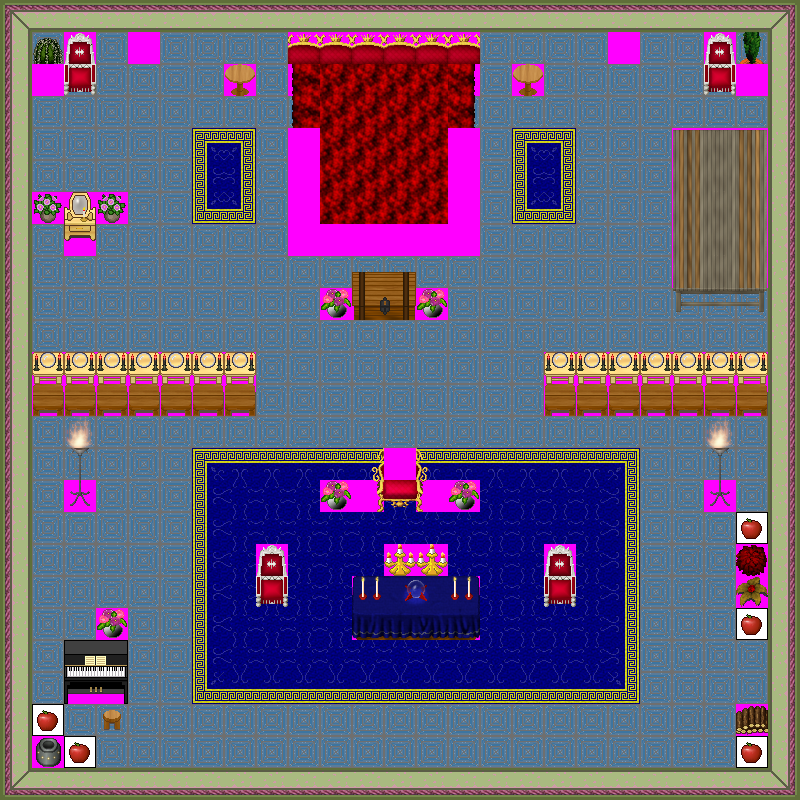

A 2D game scene composited from a Tiled map and its tileset images. What follows is a short description and the map's XML, with each tile layer's data collapsed to a summary:
An orthogonal 25x25 tile map with 32x32 px tiles, 6 tile layers (Ground, Objects, Above, Walkable, ...), 39 tilesets.

<map version="1.0" orientation="orthogonal" width="25" height="25" tilewidth="32" tileheight="32">
 <tileset firstgid="1" name="ground_indoor_tiles" tilewidth="32" tileheight="32">
  <image source="../drawable/ground_indoor_tiles.png" width="64" height="128" />
 </tileset>
 <tileset firstgid="9" name="furniture_carpet_carpets" tilewidth="32" tileheight="32">
  <image source="../drawable/furniture_carpet_carpets.png" width="128" height="64" />
 </tileset>
 <tileset firstgid="17" name="building_wall_int_green_purple" tilewidth="32" tileheight="32">
  <image source="../drawable/building_wall_int_green_purple.png" width="128" height="224" />
 </tileset>
 <tileset firstgid="45" name="plant_indoor_flowering_plant" tilewidth="32" tileheight="32">
  <image source="../drawable/plant_indoor_flowering_plant.png" width="64" height="32" />
 </tileset>
 <tileset firstgid="47" name="furniture_table_orb_table" tilewidth="32" tileheight="32">
  <image source="../drawable/furniture_table_orb_table.png" width="64" height="32" />
 </tileset>
 <tileset firstgid="49" name="item_pot_pot_grey" tilewidth="32" tileheight="32">
  <image source="../drawable/item_pot_pot_grey.png" width="32" height="32" />
 </tileset>
 <tileset firstgid="50" name="furniture_chair_throne_small" tilewidth="32" tileheight="32">
  <image source="../drawable/furniture_chair_throne_small.png" width="32" height="64" />
 </tileset>
 <tileset firstgid="52" name="furniture_other_drawer_with_mirror" tilewidth="32" tileheight="32">
  <image source="../drawable/furniture_other_drawer_with_mirror.png" width="32" height="64" />
 </tileset>
 <tileset firstgid="54" name="furniture_chair_wooden_pale" tilewidth="32" tileheight="32">
  <image source="../drawable/furniture_chair_wooden_pale.png" width="64" height="64" />
 </tileset>
 <tileset firstgid="58" name="furniture_light_iron_lamp" tilewidth="32" tileheight="32">
  <image source="../drawable/furniture_light_iron_lamp.png" width="32" height="96" />
 </tileset>
 <tileset firstgid="61" name="furniture_other_piano" tilewidth="32" tileheight="32">
  <image source="../drawable/furniture_other_piano.png" width="64" height="64" />
 </tileset>
 <tileset firstgid="65" name="plant_indoor_flower_vase" tilewidth="32" tileheight="32">
  <image source="../drawable/plant_indoor_flower_vase.png" width="96" height="32" />
 </tileset>
 <tileset firstgid="68" name="furniture_chair_stool" tilewidth="32" tileheight="32">
  <image source="../drawable/furniture_chair_stool.png" width="32" height="32" />
 </tileset>
 <tileset firstgid="69" name="furniture_table_wooden_pale" tilewidth="32" tileheight="32">
  <image source="../drawable/furniture_table_wooden_pale.png" width="32" height="32" />
 </tileset>
 <tileset firstgid="70" name="furniture_chair_throne" tilewidth="32" tileheight="32">
  <image source="../drawable/furniture_chair_throne.png" width="96" height="64" />
 </tileset>
 <tileset firstgid="76" name="ground_fire_fire" tilewidth="32" tileheight="32">
  <image source="../drawable/ground_fire_fire.png" width="96" height="288" />
 </tileset>
 <tileset firstgid="103" name="item_chest_large" tilewidth="32" tileheight="32">
  <image source="../drawable/item_chest_large.png" width="128" height="64" />
 </tileset>
 <tileset firstgid="111" name="furniture_table_fancy_blue_red" tilewidth="32" tileheight="32">
  <image source="../drawable/furniture_table_fancy_blue_red.png" width="128" height="96" />
 </tileset>
 <tileset firstgid="123" name="furniture_light_candelabra" tilewidth="32" tileheight="32">
  <image source="../drawable/furniture_light_candelabra.png" width="32" height="32" />
 </tileset>
 <tileset firstgid="124" name="furniture_table_grey_fancy" tilewidth="32" tileheight="32">
  <image source="../drawable/furniture_table_grey_fancy.png" width="96" height="96" />
 </tileset>
 <tileset firstgid="133" name="furniture_table_grey_plain" tilewidth="32" tileheight="32">
  <image source="../drawable/furniture_table_grey_plain.png" width="96" height="96" />
 </tileset>
 <tileset firstgid="142" name="furniture_kitchen_warmer" tilewidth="32" tileheight="32">
  <image source="../drawable/furniture_kitchen_warmer.png" width="32" height="64" />
 </tileset>
 <tileset firstgid="144" name="plant_indoor_pot_plant" tilewidth="32" tileheight="32">
  <image source="../drawable/plant_indoor_pot_plant.png" width="32" height="96" />
 </tileset>
 <tileset firstgid="147" name="plant_bush_various_small" tilewidth="32" tileheight="32">
  <image source="../drawable/plant_bush_various_small.png" width="96" height="96" />
 </tileset>
 <tileset firstgid="156" name="plant_cactus" tilewidth="32" tileheight="32">
  <image source="../drawable/plant_cactus.png" width="32" height="64" />
 </tileset>
 <tileset firstgid="158" name="building_window_painted" tilewidth="32" tileheight="32">
  <image source="../drawable/building_window_painted.png" width="32" height="32" />
 </tileset>
 <tileset firstgid="159" name="furniture_curtain_red_gold_gathered" tilewidth="32" tileheight="32">
  <image source="../drawable/furniture_curtain_red_gold_gathered.png" width="64" height="96" />
 </tileset>
 <tileset firstgid="165" name="furniture_picture_small" tilewidth="32" tileheight="32">
  <image source="../drawable/furniture_picture_small.png" width="96" height="32" />
 </tileset>
 <tileset firstgid="168" name="furniture_clock_wooden_clock" tilewidth="32" tileheight="32">
  <image source="../drawable/furniture_clock_wooden_clock.png" width="32" height="192" />
 </tileset>
 <tileset firstgid="174" name="furniture_crockery_knife_spoon" tilewidth="32" tileheight="32">
  <image source="../drawable/furniture_crockery_knife_spoon.png" width="32" height="32" />
 </tileset>
 <tileset firstgid="175" name="item_food_meals_1" tilewidth="32" tileheight="32">
  <image source="../drawable/item_food_meals_1.png" width="64" height="32" />
 </tileset>
 <tileset firstgid="177" name="item_drink_bottle_and_glass" tilewidth="32" tileheight="32">
  <image source="../drawable/item_drink_bottle_and_glass.png" width="128" height="64" />
 </tileset>
 <tileset firstgid="185" name="furniture_light_flames" tilewidth="32" tileheight="32">
  <image source="../drawable/furniture_light_flames.png" width="192" height="32" />
 </tileset>
 <tileset firstgid="191" name="logic_item_vegetable" tilewidth="32" tileheight="32">
  <image source="../drawable/logic_item_vegetable.png" width="256" height="64" />
 </tileset>
 <tileset firstgid="207" name="furniture_carpet_royalblue" tilewidth="32" tileheight="32">
  <image source="../drawable/furniture_carpet_royalblue.png" width="96" height="96" />
 </tileset>
 <tileset firstgid="216" name="furniture_table_square" tilewidth="32" tileheight="32">
  <image source="../drawable/furniture_table_square.png" width="32" height="32" />
 </tileset>
 <tileset firstgid="217" name="item_firewood" tilewidth="32" tileheight="32">
  <image source="../drawable/item_firewood.png" width="96" height="128" />
 </tileset>
 <tileset firstgid="229" name="building_stone_ruins" tilewidth="32" tileheight="32">
  <image source="../drawable/building_stone_ruins.png" width="192" height="384" />
 </tileset>
 <tileset firstgid="301" name="walkable_sentinel" tilewidth="32" tileheight="32">
  <image source="../drawable/walkable_sentinel.png" width="32" height="32" />
 </tileset>
 <layer name="Ground" width="25" height="25">
  <data>[625 cells, 533 non-empty, 11 distinct tile ids]</data>
 </layer>
 <layer name="Objects" width="25" height="25">
  <data>[625 cells, 40 non-empty, 26 distinct tile ids]</data>
 </layer>
 <layer name="Above" width="25" height="25">
  <data>[625 cells, 35 non-empty, 15 distinct tile ids]</data>
 </layer>
 <layer name="Walkable" width="25" height="25">
  <data>[625 cells, 205 non-empty, 1 distinct tile ids]</data>
 </layer>
 <layer name="Objects_stendhal" width="25" height="25">
  <data>[625 cells, 203 non-empty, 56 distinct tile ids]</data>
 </layer>
 <layer name="Objects_stendhal2" width="25" height="25">
  <data>[625 cells, 5 non-empty, 1 distinct tile ids]</data>
 </layer>
 <objectgroup name="Mapevents" width="25" height="25" />
 <objectgroup name="Spawn" width="25" height="25" />
 <objectgroup name="Keys" width="25" height="25" />
 <objectgroup name="Replace" width="25" height="25" />
</map>
